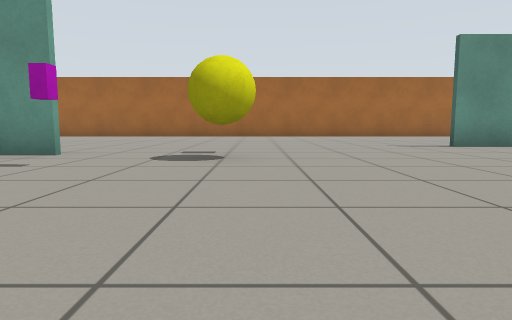
View 1 (above)

23 first-person views from a walk through a robot-simulator world made for Gazebo. The camera is 0.5 m above the floor, tilts 6° down and sees 75° across. The floor is counted in squares, 1 m on a side. Each view is taken from the middle of a square. On the plan, view 1 faces up. The plan holds only what a view shows up to about 9 squares ahead; the rest is blank.

View 2
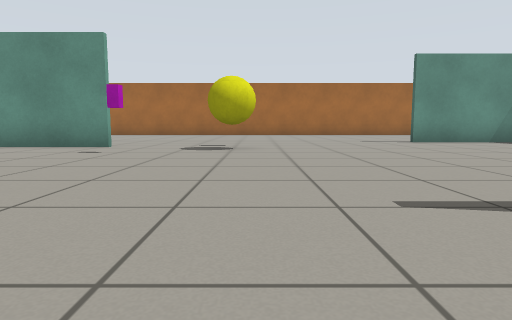

View 3
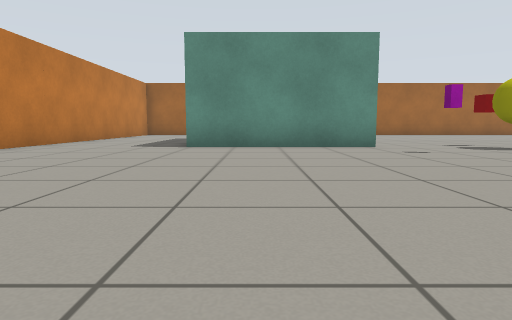

View 4
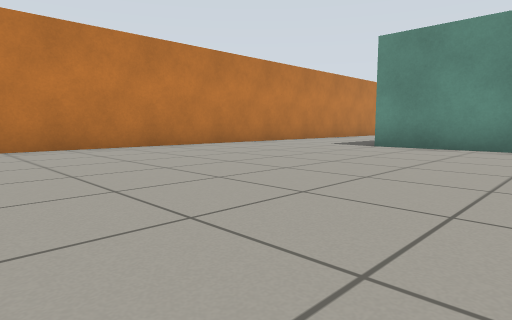

View 5
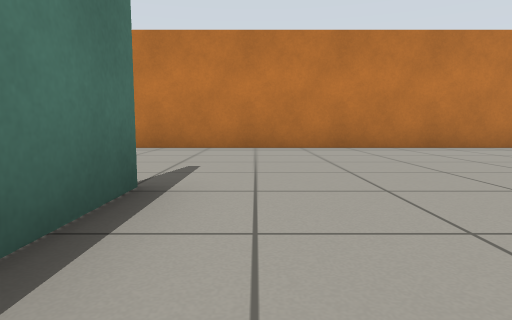

View 6
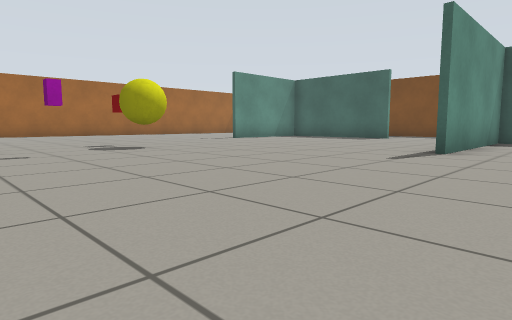

View 7
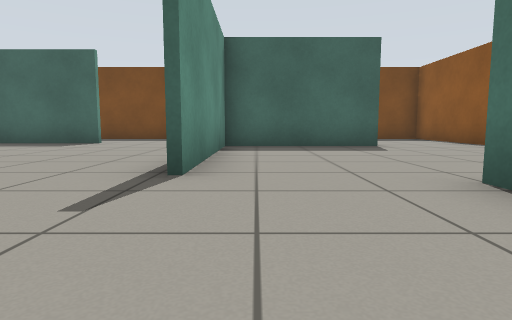

View 8
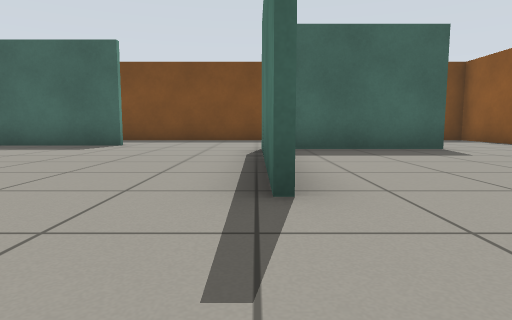

View 9
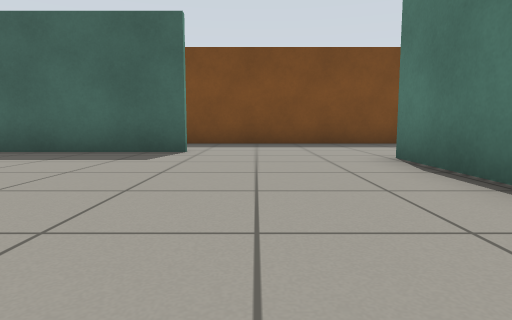

View 10
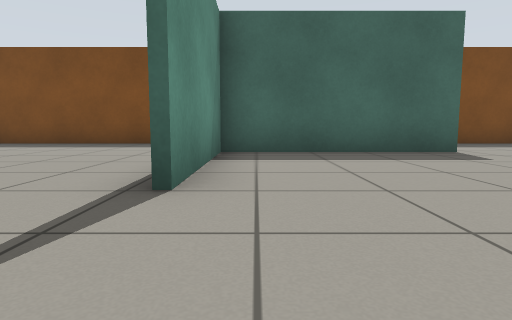

View 11
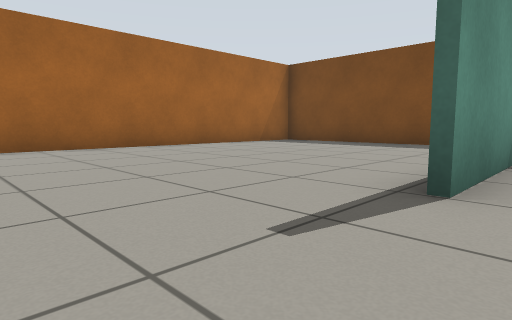

View 12
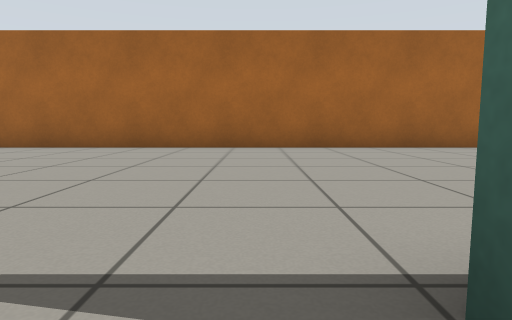

View 13
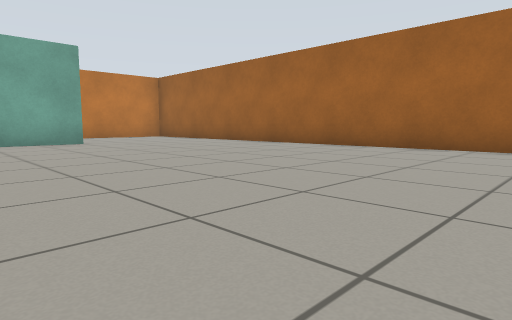

View 14
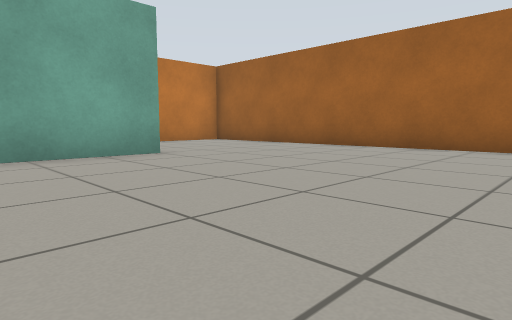

View 15
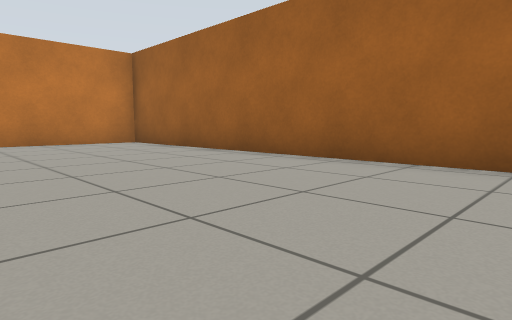

View 16
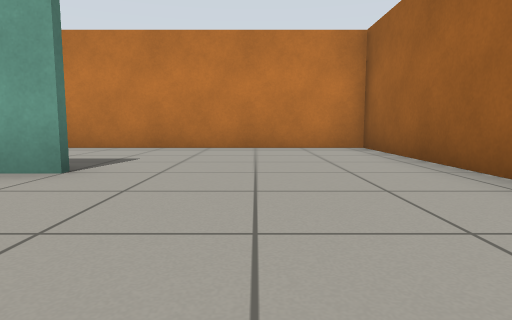

View 17
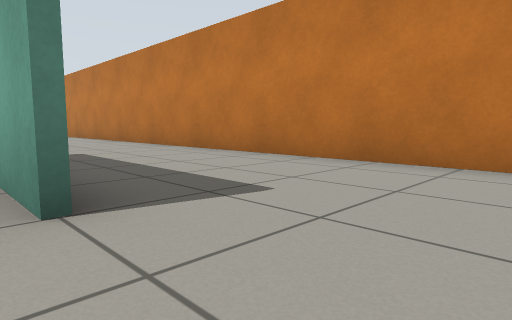

View 18
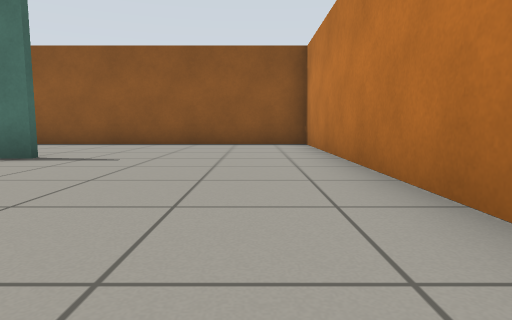

View 19
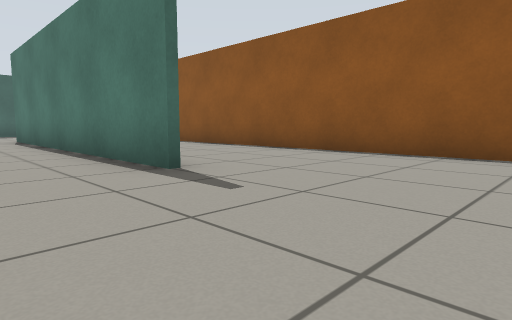

View 20
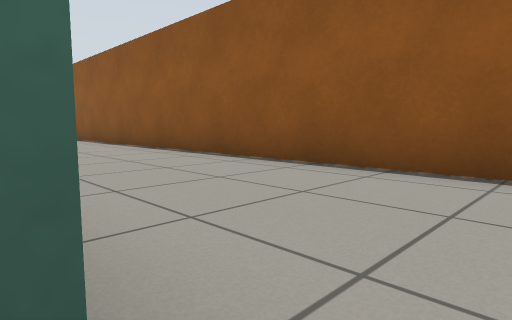

View 21
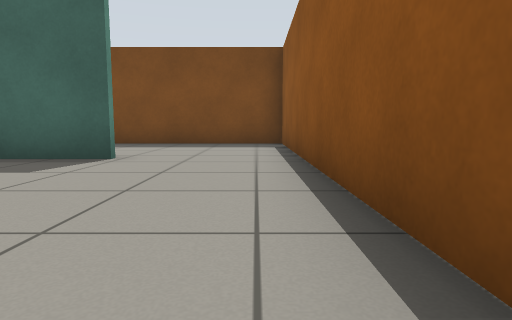

View 22
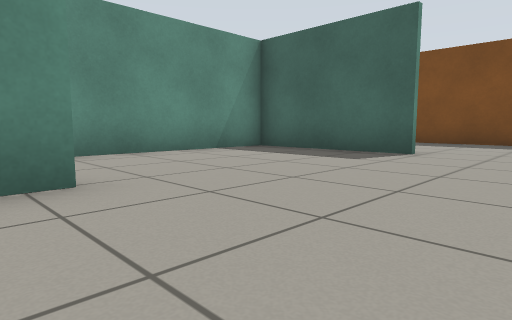

View 23
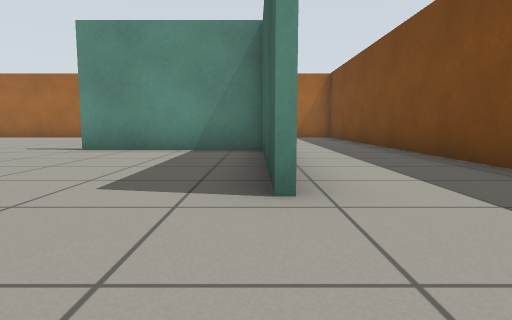

### Floor plan
Points are (right, up) in squares from view 1. A wall is a line through its corners. A room is listed if a view was taken in it or the views show most of it. See-through windows are left out.
Room 1 (views 1, 2, 3, 4, 5, 6, 7, 8, 9, 10, 11, 12, 13, 14, 15, 16, 17, 18, 19, 20, 21, 22, 23)
walls: (-3.2, 5.5) (-7.6, 5.5); (2.2, -0.1) (7.1, -0.1); (1.9, -3.1) (1.2, -3.1); (-7.4, 10) (-7.4, 7.6); (-6.8, -3) (1.9, -3); (8.1, 3.2) (8.1, 7.6) (4.5, 7.6); (6.9, -4) (6.9, -0.3) (2.2, -0.3); (9, 14.4) (-11.3, 14.4) (-11.3, -6.7) (10.9, -6.7) (10.9, 13.9)
objects: magenta box (-3, 4); yellow ball (-1, 5) to (0, 5); red box (-1, 6)

Where each view was taken, in squares from view 1:
view 1: 0 up, 0 right, facing up
view 2: 2 down, 0 right, facing up
view 3: 2 down, 6 left, facing up
view 4: 2 down, 4 left, facing up-left
view 5: 2 down, 4 left, facing left
view 6: 2 down, 4 left, facing up-right
view 7: 1 down, 1 left, facing right
view 8: 0 up, 0 right, facing right
view 9: 2 up, 2 right, facing right
view 10: 7 up, 2 right, facing right
view 11: 7 up, 2 right, facing up-right
view 12: 7 up, 4 right, facing up
view 13: 7 up, 2 right, facing up-left
view 14: 7 up, 2 left, facing up-left
view 15: 10 up, 2 left, facing up-left
view 16: 12 up, 4 left, facing left
view 17: 12 up, 7 left, facing down-left
view 18: 2 up, 10 left, facing down
view 19: 1 down, 10 left, facing down-right
view 20: 3 down, 7 left, facing down-right
view 21: 6 down, 2 right, facing right
view 22: 6 down, 1 right, facing up-right
view 23: 1 up, 8 right, facing up
